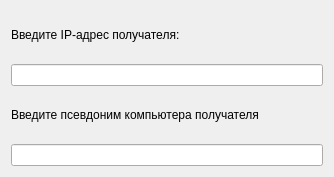
<?xml version="1.0" encoding="UTF-8"?>
<ui version="4.0">
 <class>Form</class>
 <widget class="QWidget" name="Form">
  <property name="geometry">
   <rect>
    <x>0</x>
    <y>0</y>
    <width>334</width>
    <height>177</height>
   </rect>
  </property>
  <property name="windowTitle">
   <string>Form</string>
  </property>
  <layout class="QGridLayout" name="gridLayout">
   <item row="0" column="0">
    <layout class="QVBoxLayout" name="verticalLayout">
     <item>
      <widget class="QLabel" name="enterIp">
       <property name="text">
        <string>Введите IP-адрес получателя:</string>
       </property>
      </widget>
     </item>
     <item>
      <widget class="QLineEdit" name="ipLineEdit"/>
     </item>
     <item>
      <widget class="QLabel" name="enterAlias">
       <property name="text">
        <string>Введите псевдоним компьютера получателя</string>
       </property>
      </widget>
     </item>
     <item>
      <widget class="QLineEdit" name="aliasLineEdit"/>
     </item>
    </layout>
   </item>
  </layout>
 </widget>
 <resources/>
 <connections/>
</ui>
